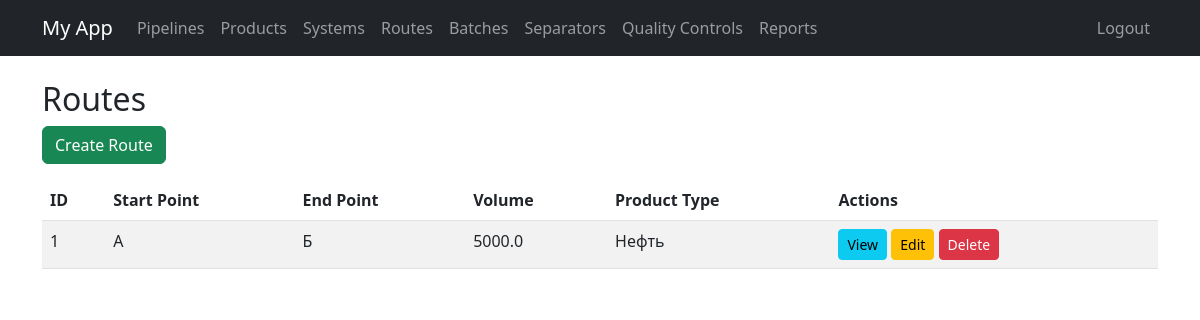
Page /routes/ (signed in) on the committed database.
### app/models.py (models this page shows, shortened)
class Route(models.Model):
    startPoint = models.CharField(max_length=100, verbose_name="Start Point")
    endPoint = models.CharField(max_length=100, verbose_name="End Point")
    volume = models.FloatField(verbose_name="Volume (m³)")
    productType = models.CharField(max_length=100, verbose_name="Product Type")

### app/views.py (the view)
# urls.py: path('routes/', views.route_list, name='route_list'),
@login_required
def route_list(request):
    routes = Route.objects.all()
    return render(request, 'route_list.html', {'routes': routes})

### app/templates/route_list.html (shortened to what this page needs)
{% extends 'base.html' %}
{% block content %}
<h2>Routes</h2>
<a href="{% url 'route_create' %}" class="btn btn-success mb-3">Create Route</a>
<table class="table table-striped">
    <thead>
        <tr>
            <th>ID</th>
            <th>Start Point</th>
            <th>End Point</th>
            <th>Volume</th>
            <th>Product Type</th>
            <th>Actions</th>
        </tr>
    </thead>
    <tbody>
        {% for route in routes %}
        <tr>
            <td>{{ route.id }}</td>
            <td>{{ route.startPoint }}</td>
            <td>{{ route.endPoint }}</td>
            <td>{{ route.volume }}</td>
            <td>{{ route.productType }}</td>
            <td>
                <a href="{% url 'route_detail' route.id %}" class="btn btn-info btn-sm">View</a>
                <a href="{% url 'route_update' route.id %}" class="btn btn-warning btn-sm">Edit</a>
                <a href="{% url 'route_delete' route.id %}" class="btn btn-danger btn-sm">Delete</a>
            </td>
        </tr>
        {% endfor %}
    </tbody>
</table>
{% endblock %}

### rows in the picture
Route: id "1", startPoint "А", endPoint "Б", volume "5000.0", productType "Нефть"
